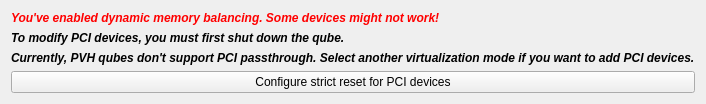
       <widget class="QWidget" name="devices_tab">
        <property name="enabled">
         <bool>true</bool>
        </property>
        <attribute name="icon">
         <iconset resource="../resources.qrc">
          <normaloff>:/storagevm.png</normaloff>:/storagevm.png</iconset>
        </attribute>
        <attribute name="title">
         <string>Devices</string>
        </attribute>
        <layout class="QVBoxLayout" name="verticalLayout_3">
         <item>
          <layout class="QVBoxLayout" name="devices_layout">
           <item>
            <widget class="QLabel" name="dmm_warning_dev">
             <property name="font">
              <font>
               <italic>true</italic>
               <bold>true</bold>
              </font>
             </property>
             <property name="styleSheet">
              <string notr="true">color: rgb(255, 0, 0)</string>
             </property>
             <property name="text">
              <string>You've enabled dynamic memory balancing. Some devices might not work!</string>
             </property>
            </widget>
           </item>
           <item>
            <widget class="QLabel" name="turn_off_vm_to_modify_devs">
             <property name="font">
              <font>
               <italic>true</italic>
               <bold>true</bold>
              </font>
             </property>
             <property name="text">
              <string>To modify PCI devices, you must first shut down the qube.</string>
             </property>
            </widget>
           </item>
           <item>
            <widget class="QLabel" name="pvh_dont_support_devs">
             <property name="font">
              <font>
               <italic>true</italic>
               <bold>true</bold>
              </font>
             </property>
             <property name="text">
              <string>Currently, PVH qubes don't support PCI passthrough. Select another virtualization mode if you want to add PCI devices.</string>
             </property>
            </widget>
           </item>
          </layout>
         </item>
         <item>
          <widget class="QPushButton" name="no_strict_reset_button">
           <property name="text">
            <string>Configure strict reset for PCI devices</string>
           </property>
          </widget>
         </item>
        </layout>
       </widget>
